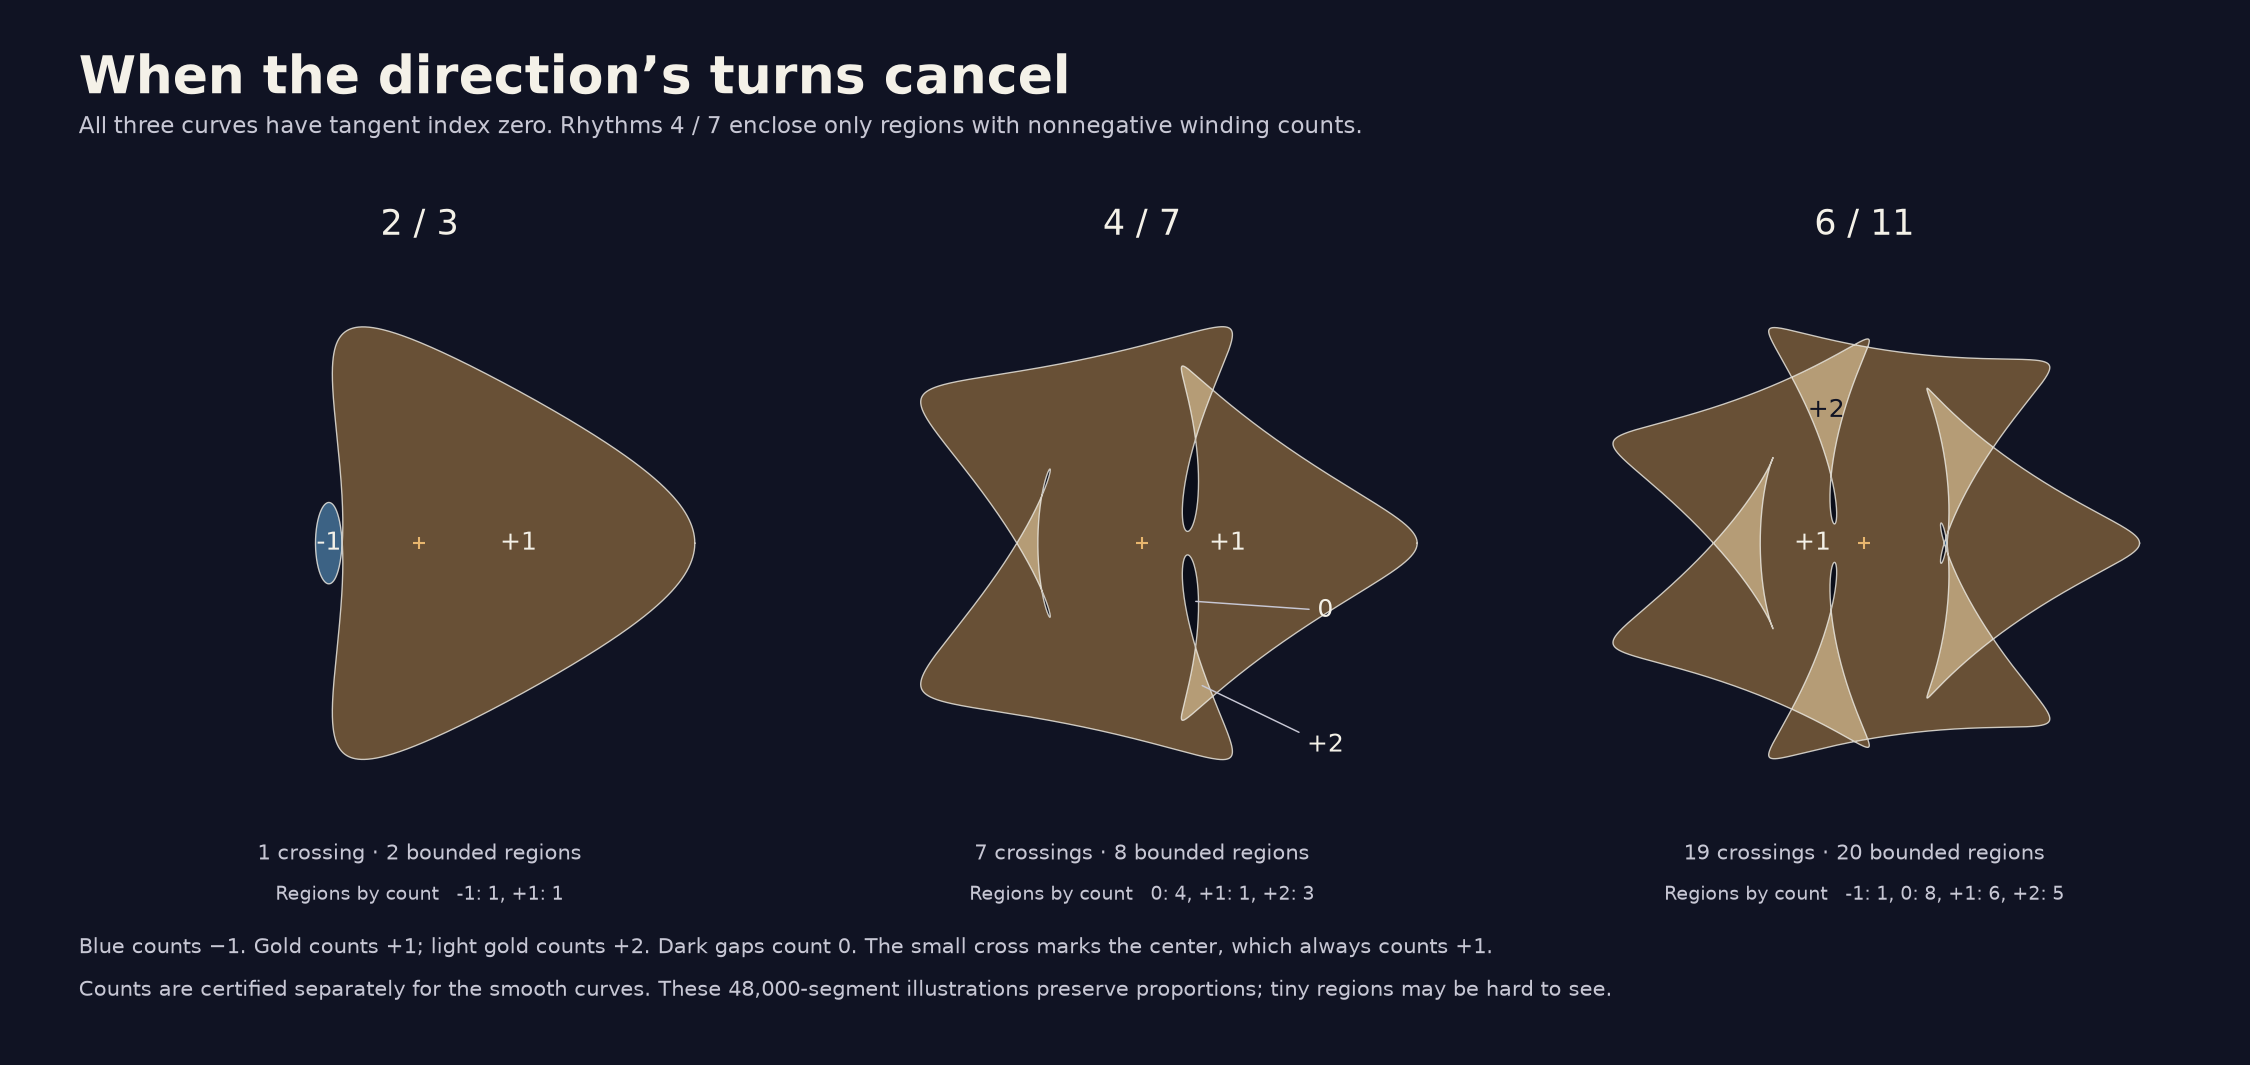

The Python source for this figure:
"""Certify the three zero-tangent-index rhythm pairs and all their regions.

Run: python3 experiments/zero_turns.py
Optional illustration: python3 experiments/zero_turns.py --figure
The checks use the standard library. Only --figure needs NumPy, Matplotlib,
and Shapely; none of them is a website dependency.
"""

from collections import Counter
from pathlib import Path
import sys

from certify_intersections import IntersectionCertificate
from region_census import census
from tangent_turning import atlas


CASES = [
    (2, 3, 1024, 1, {-1: 1, 1: 1}),
    (4, 7, 2048, 7, {0: 4, 1: 1, 2: 3}),
    (6, 11, 8192, 19, {-1: 1, 0: 8, 1: 6, 2: 5}),
]


def certify():
    certificates = atlas()
    zeros = {pair for pair, certificate in certificates.items() if certificate.turns == 0}
    assert zeros == {(m, n) for m, n, *_ in CASES}
    print('Exactly three of the 321 regular slider pairs have tangent index zero.')
    for m, n, partition, crossings, regions in CASES:
        solver = IntersectionCertificate(m, n, partition)
        solver.run()
        solver.refine()
        result = solver.graph()
        assert result == {'crossings': crossings, 'bounded_faces': crossings+1, 'face_counts': regions}
        polygon_result = census(m, n)
        assert all(result[key] == polygon_result[key] for key in result)
        assert polygon_result['graph_index'] == certificates[m, n].turns == 0
        print('CERTIFIED', m, n, result, flush=True)
        solver.evaluate.cache_clear()
    print('Rhythms 4 / 7 have only nonnegative winding regions, and tangent index zero.')


def figure():
    import matplotlib
    matplotlib.use('Agg')
    import matplotlib.pyplot as plt
    from matplotlib.patches import PathPatch
    from matplotlib.path import Path as PlotPath
    import numpy as np
    from shapely.geometry import LineString, Point
    from shapely.geometry.polygon import orient
    from shapely.ops import polygonize, unary_union
    from signed_area import orbit

    background, panel, white, muted = '#101323', '#0b0e1a', '#f4f1e8', '#c7c7d4'
    colors = {-1: '#3c6284', 0: panel, 1: '#685036', 2: '#b59c76'}
    plt.rcParams.update({'font.family': 'DejaVu Sans', 'font.size': 11,
                         'text.color': white, 'axes.titlecolor': white})
    fig, axes = plt.subplots(1, 3, figsize=(15, 7.1), facecolor=background)
    fig.subplots_adjust(left=.035, right=.98, top=.76, bottom=.22, wspace=.06)
    for ax, (m, n, _, crossings, expected) in zip(axes, CASES):
        points = orbit(m, n, 48000)
        vertices = np.array([complex(x, y) for x, y in points])
        faces = list(polygonize(unary_union(LineString(points + points[:1]))))
        records = []
        for face in faces:
            q = face.representative_point()
            relative = vertices-complex(q.x, q.y)
            winding = np.angle(np.roll(relative, -1)*np.conjugate(relative)).sum() / (2*np.pi)
            assert abs(winding-round(winding)) < 1e-8
            count = round(winding)
            records.append((face, count))
            face = orient(face, sign=1)
            coords, codes = [], []
            for ring in [face.exterior, *face.interiors]:
                ring_coords = list(ring.coords)
                coords.extend(ring_coords)
                codes.extend([PlotPath.MOVETO] + [PlotPath.LINETO]*(len(ring_coords)-2) + [PlotPath.CLOSEPOLY])
            ax.add_patch(PathPatch(PlotPath(coords, codes), facecolor=colors[count], edgecolor='none'))
        assert dict(Counter(count for _, count in records)) == expected
        ax.set_facecolor(panel)
        ax.plot(*zip(*(points + points[:1])), color=white, linewidth=.65, alpha=.8)
        ax.plot(0, 0, '+', color='#e8b66e', markersize=6, markeredgewidth=1)
        ax.set_aspect('equal')
        ax.set_xlim(-470, 470)
        ax.set_ylim(-470, 470)
        ax.set_axis_off()
        ax.set_title(f'{m} / {n}', fontsize=17, pad=10)
        # One representative label per count, where the patch has room.
        # Tiny regions remain in the certified census even without a label.
        for count in expected:
            face = max((face for face, value in records if value == count), key=lambda face: face.area)
            q = face.representative_point()
            if m == 4 and count in (0, 2):
                side = 1 if q.y > 0 else -1
                ax.annotate(f'{count:+d}' if count else '0', xy=(q.x, q.y),
                            xytext=(300, side*(330 if count == 2 else 110)), ha='center', va='center',
                            fontsize=12, arrowprops={'arrowstyle': '-', 'color': muted, 'lw': .7})
                continue
            if q.distance(Point(0, 0)) < 65:
                for candidate in [Point(q.x-65, q.y), Point(q.x, q.y+65)]:
                    if face.contains(candidate) and candidate.distance(face.boundary) > 15:
                        q = candidate
                        break
            if q.distance(face.boundary) > 15:
                ax.text(q.x, q.y, f'{count:+d}' if count else '0', ha='center', va='center',
                        fontsize=12, color=white if count <= 1 else background)
        entries = ', '.join(f'{count:+d}: {number}' if count else f'0: {number}' for count, number in expected.items())
        ax.text(.5, -.05, f'{crossings} crossing{"s" if crossings != 1 else ""} · {crossings+1} bounded regions',
                transform=ax.transAxes, ha='center', color=muted, fontsize=10)
        ax.text(.5, -.12, f'Regions by count   {entries}', transform=ax.transAxes,
                ha='center', color=muted, fontsize=9)
    fig.text(.035, .95, 'When the direction’s turns cancel', fontsize=25, weight='bold', va='top')
    fig.text(.035, .875, 'All three curves have tangent index zero. Rhythms 4 / 7 enclose only regions with nonnegative winding counts.',
             fontsize=11, color=muted)
    fig.text(.035, .105, 'Blue counts −1. Gold counts +1; light gold counts +2. Dark gaps count 0. The small cross marks the center, which always counts +1.',
             fontsize=10, color=muted)
    fig.text(.035, .065, 'Counts are certified separately for the smooth curves. These 48,000-segment illustrations preserve proportions; tiny regions may be hard to see.',
             fontsize=10, color=muted)
    output = Path(__file__).with_suffix('.png')
    fig.savefig(output, dpi=150, facecolor=background,
                metadata={'Title': 'Three orbital curves with tangent index zero',
                          'Description': 'Rhythms 2/3, 4/7, and 6/11 have different winding regions but the same zero tangent index.'})
    plt.close(fig)
    print('Wrote', output.name)


if __name__ == '__main__':
    certify()
    if '--figure' in sys.argv:
        figure()
